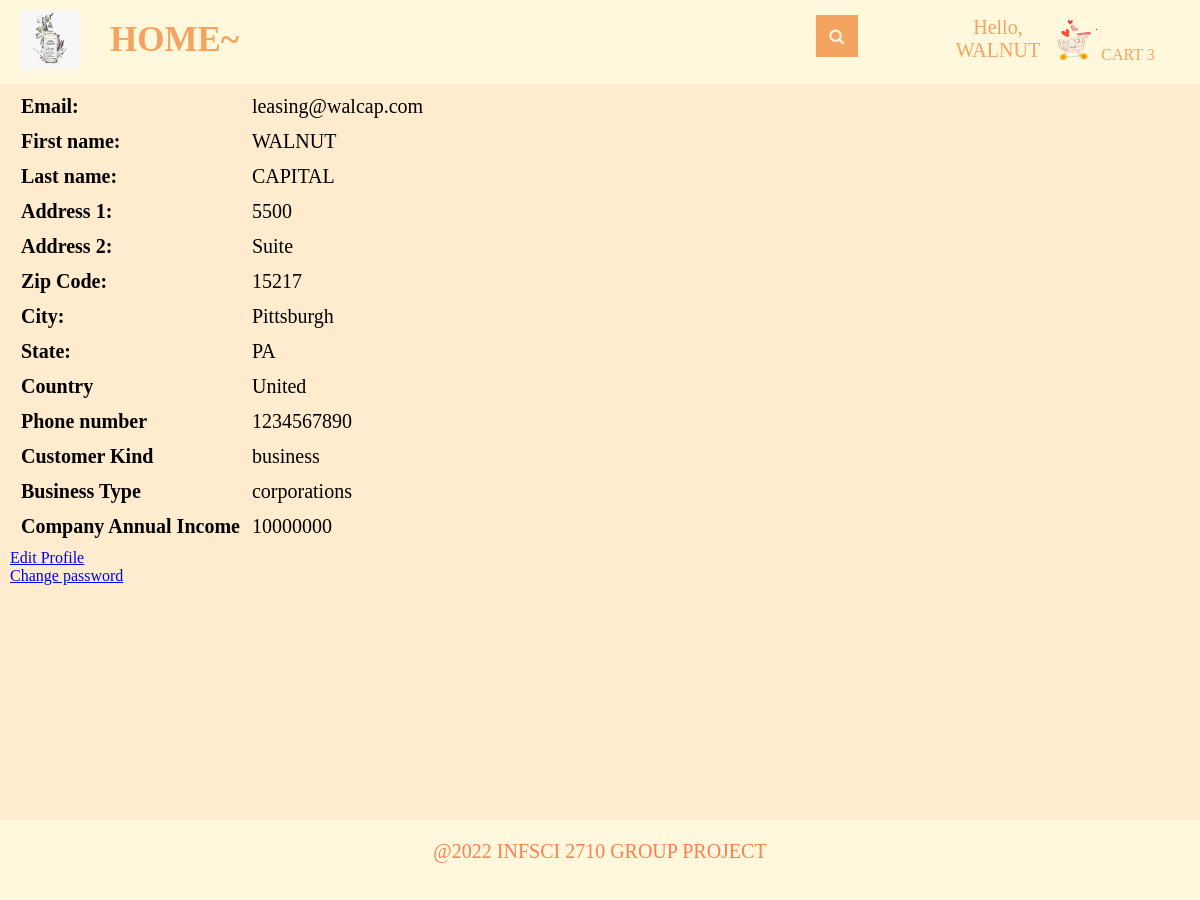
/account/profile (signed in), run on the app's committed database.
### tables this page shows
CREATE TABLE "customers" (
  "customer_id" INTEGER NOT NULL PRIMARY KEY AUTOINCREMENT,
  "password" TEXT,
  "email" TEXT,
  "firstName" TEXT,
  "lastName" TEXT,
  "address1" TEXT,
  "address2" TEXT,
  "zipcode" TEXT,
  "city" TEXT,
  "state" TEXT,
  "country" TEXT,
  "phone" TEXT,
  "customer_kind" TEXT,
  "marriage_status" TEXT,
  "gender" TEXT,
  "age" TEXT,
  "personal_annual_income" TEXT,
  "business_category" TEXT,
  "company_annual_income" TEXT
);

### main.py (the view)
@app.route("/account/profile")
def profileHome():
    if 'email' not in session:
        return redirect(url_for('root'))
    loggedIn, firstName, noOfItems = getLoginDetails()
    with sqlite3.connect('database.db') as conn:
        cur = conn.cursor()
        cur.execute(
            "SELECT customer_id, email, firstName, lastName, address1, address2, zipcode, city, state, country, phone FROM customers WHERE email = ?",
            (session['email'],))
        profileData = cur.fetchone()
        cur.execute("SELECT customer_kind From customers WHERE email = ?", (session['email'],))
        customerKindData = cur.fetchone()
        customerBusinessData = []
        customerPersonalData = []
        if customerKindData[0] == "business":
            cur.execute('SELECT business_category, company_annual_income From customers WHERE email = ?',
                        (session['email'],))
            customerBusinessData = cur.fetchone()
        else:
            cur.execute('SELECT marriage_status, gender, age, personal_annual_income From customers WHERE email = ?',
                        (session['email'],))
            customerPersonalData = cur.fetchone()
    conn.close()
    return render_template("profileHome.html", profileData=profileData, customerKindData=customerKindData,
                           customerBusinessData=customerBusinessData, customerPersonalData=customerPersonalData,
                           loggedIn=loggedIn, firstName=firstName, noOfItems=noOfItems)

### main.py (called while the page is built)
def getLoginDetails():
    with sqlite3.connect('database.db') as conn:
        cur = conn.cursor()
        if 'email' not in session:
            loggedIn = False
            firstName = ''
            noOfItems = 0
        else:
            loggedIn = True
            cur.execute("SELECT customer_id, firstName FROM customers WHERE email = ?", (session['email'],))
            customer_id, firstName = cur.fetchone()
            cur.execute("SELECT count(productId) FROM cart WHERE userId = ?", (customer_id,))
            noOfItems = cur.fetchone()[0]
    conn.close()
    return (loggedIn, firstName, noOfItems)

### templates/profileHome.html (shortened to what this page needs)
<!DOCTYPE HTML>
<html>
<head>
    <link rel="stylesheet" href={{ url_for('static', filename='css/profileHome.css') }} />
    <link rel="stylesheet" href={{url_for('static', filename='css/bodyGeneral.css')}} />
    <link rel="stylesheet" href={{ url_for('static', filename='css/topStyle.css') }} />
    <link rel="stylesheet" href={{ url_for('static', filename='css/footer.css') }} />
    <link rel="stylesheet" href="https://maxcdn.bootstrapcdn.com/font-awesome/4.5.0/css/font-awesome.min.css">
</head>
<body>
    <div id="title">
                <a href="/logout">
                    <img id="logo" src= {{ url_for('static', filename='images/logo.png') }} />
                </a>
                <div class="home_btn">
                    <a href="/home">
                        <strong>HOME~</strong>
                    </a>
                </div>
                <div class = "Search">
                    <form>
                        <input id="searchBox" type="text" name="searchQuery" placeholder="SEARCH....">
                        <button id="searchButton" type="submit" value="Search"></button>
                    </form>
                </div>
                {% if not loggedIn %}
                <div id="signInButton">
                    <img id = "client " src= {{ url_for('static', filename='images/client.png')}}/>
                    <a class="link" href="/loginForm">SIGN IN</a>
                </div>
                {% else %}
                <div class="dropdown">
                    <button class="dropbtn">Hello, <br>{{firstName}}</button>
                </div>
            {% endif %}
            <div id="cart">
                <a class="link" href="/cart">
                    <img src={{url_for('static', filename='images/shoppingCart.png')}} id="cartIcon" />
                    CART {{noOfItems}}
                </a>
            </div>
            </div>
    <div class="display_profile">
        <div class="view_profile">
            <table cellspacing="10">
                <tr>
                    <th>Email: </th>
                    <td>{{profileData[1]}}</td>
                </tr>
                <tr>
                    <th>First name: </th>
                    <td>{{profileData[2]}}</td>
                </tr>
                <tr>
                    <th>Last name: </th>
                    <td>{{profileData[3]}}</td>
                </tr>
                <tr>
                    <th>Address 1: </th>
                    <td>{{profileData[4]}}</td>
                </tr>
                <tr>
                    <th>Address 2: </th>
                    <td>{{profileData[5]}}</td>
                </tr>
                <tr>
                    <th>Zip Code: </th>
                    <td>{{profileData[6]}}</td>
                </tr>
                <tr>
                    <th>City: </th>
                    <td>{{profileData[7]}}</td>
                </tr>
                <tr>
                    <th>State: </th>
                    <td>{{profileData[8]}}</td>
                </tr>
                <tr>
                    <th>Country</th>
                    <td>{{profileData[9]}}</td>
                </tr>
                <tr>
                    <th>Phone number </th>
                    <td>{{profileData[10]}}</td>
                </tr>
                <tr>
                    <th>Customer Kind </th>
                    <td>{{customerKindData[0]}}</td>
                </tr>
                {% if customerKindData[0] == "business" %}
                    <tr>
                        <th>Business Type</th>
                        <td>{{customerBusinessData[0]}}</td>
                    </tr>
                    <tr>
                        <th>Company Annual Income</th>
                        <td>{{customerBusinessData[1]}}</td>
                    </tr>
                {% endif %}
            </table>
        </div>
        <a href="/account/profile/edit">Edit Profile</a><br>
        <a href="/account/profile/changePassword">Change password</a>
    </div>
    <footer>
        <div class="footer_container">
            <p>@2022 INFSCI 2710 GROUP PROJECT</p>
        </div>
    </footer>
</body>
</html>

### static/css/profileHome.css (style rules this page uses)
.view_profile table tr td, .view_profile table tr th { text-align: left; font-size: 20px; font-family: "Times New Roman"; }

### static/css/bodyGeneral.css (style rules this page uses)
html,body { margin: 0; padding: 0; height: 100%; }
body { background: blanchedalmond; }
#cartItems, .display_product, .display_profile, .display_frame, .display_store { width: 98%; margin-left: 10px; margin-right: 10px; height: 100%; position:relative; top:84px; }

### static/css/topStyle.css (style rules this page uses)
#logo { height: 60px; width: 60px; margin-left: 20px; margin-top: 10px; margin-bottom: 10px; margin-right: 20px; float: left; }
#title { background-color: cornsilk; height: 84px; position: fixed; top:0px; display: flex; width: 100%; margin-bottom: 0px; z-index: 2; }
.home_btn { height: 64px; margin-bottom: 10px; margin-top:10px; padding: 10px; }
.home_btn a { position: relative; text-align: center; text-decoration: none; font-family: "Palace Script MT"; font-size: 35px; color: sandybrown; }
.Search { width: 70%; }
.Search form { padding:15px; height: 100%; }
.Search input { height: 42px; width: 0; padding: 0 42px 0 15px; border: none; border-bottom: 2px solid transparent; outline: none; background: transparent; transition: .4s cubic-bezier(0, 0.8, 0, 1); position: relative; top: 0; right:0; float: right; z-index: 2; font-family: "Palace Script MT"; font-size:20px; }
.Search button { background: sandybrown; border: none; height: 42px; width: 42px; position: relative; top: 0; right: 0; float: right; margin-right: -15px; cursor: pointer; }
.Search button:before { content: "\f002"; font-family: FontAwesome; font-size: 16px; color: #F9F0DA; }
.dropbtn { background-color: cornsilk; color: sandybrown; padding: 16px; font-family: "Palace Script MT"; font-size: 20px; border: none; cursor: pointer; }
.dropdown { width: 15%; position: relative; float: left; left:25px; }
#cart { width: 15%; color: white; margin-top: 20px; margin-bottom: 20px; float: left; }
#cart img { width: 40px; height: 40px; }
#cartIcon { height: 30px; width: 30px; }
#cart a, #signInButton a { text-decoration: none; font-family: "Palace Script MT"; color: sandybrown; }

### static/css/footer.css (style rules this page uses)
footer { background: cornsilk; display: block; position: relative; bottom: 0; width: 100%; height: 10%; z-index: 10000; }
.footer_container p { position: relative; top: 20px; color: coral; text-align: center; font-family: "Times New Roman"; font-size: 20px; }

### data on the page
customers: firstName "WALNUT", email "leasing@walcap.com", lastName "CAPITAL", address1 "5500", address2 "Suite", zipcode "15217", city "Pittsburgh", state "PA", country "United", phone "1234567890", customer_kind "business", business_category "corporations", company_annual_income "10000000"

### other printed values
{{ noOfItems }} "3"
